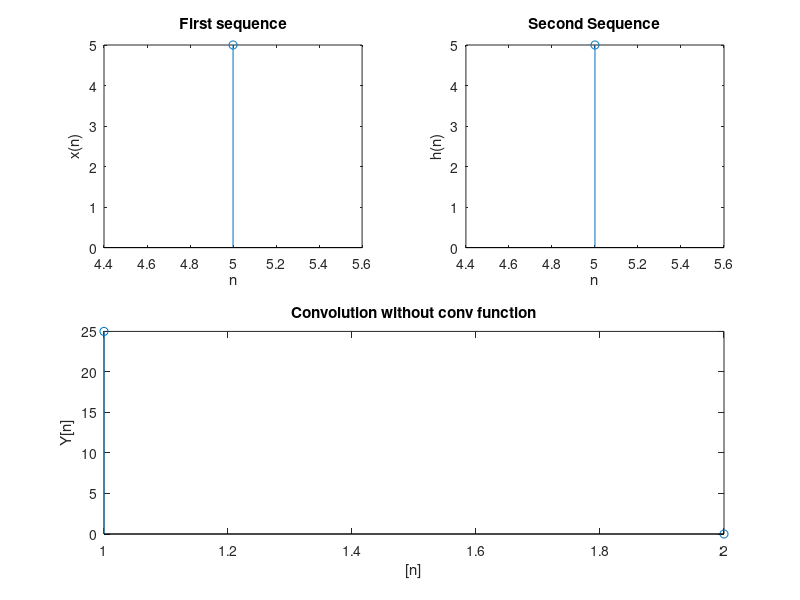

Write the MATLAB code that produced this figure.
clc
clear all
close all
x=input('Enter the first sequence: ');
l1=input('Enter the lower limit: ');
u1=input('Enter the upper limit: ');
x1=l1:1:u1;
h=input('Enter the second sequence: ');
l2=input('Enter the lower limit: ');
u2=input('Enter the upper limit: ');
h1=l2:1:u2;
l=l1+l2;
u=u1+u2;
n=l:1:u;
s=numel(n);
i=1;
for i=1:s
y(i)=0;
for k=1:numel(x)
if (i+1-k)<=0
y(i)=y(i)+(x(k)*0);
else if (i+1-k)>numel(h)
y(i)=y(i)+(x(k)*0);
else
y(i)=y(i)+(x(k)*h(i+1-k));
k=k+1;
end
end
end
i=i+1;
end
disp(y);
subplot(2,2,1);
stem(x1,x);
title('First sequence');
xlabel('n');ylabel('x(n)');
subplot(2,2,2);
stem(h1,h);
title('Second Sequence');
xlabel('n');ylabel('h(n)');
subplot(2,2,[3 4]);
stem(n,y);
title('Convoluted sequence');
xlabel('n');ylabel('y(n)');



X = input('Enter x: '); %input vector X and H
H = input('Enter h: ') ;
LenX = length(X); %defining their lenghts
LenH = length(H);
y = zeros(1,LenX+LenH); %defing vector y of zeroes and of size
% lenth of X + length of H
t = zeros(1,LenH); % definign a vector t of same length as H
for i = 1:LenH+LenX-1 % Running a for loop from 1 to length of Y -1
if i<=LenX % till I IS Lesser then length of X i.e overlap about to begin
t(1)= X(i); % put x(i) on t(1) later it is shifted forwards in the vector t i.e. later t(2)=t(1)

for j = 1:LenH % in the if condition a for loop from 1 to length of H
y(i) = y(i) + H(j)*t(j); % summing for all H(j)*t(j) and putting it at y(1) or y(2) or Y(i) in first iteration
% i.e. for i=1 only firt multiplication would
% be non zero rest all zeroes.
end

for k = LenH:-1:2 % shifting old value of t(i) to t(i+1) now there would me 1+ non zeroes values in t
% this cycle would continue until i is lesser then
% length X i.e. overlap increasing every iteration less
% and less non zero vales in t every iteration
t(k) = t(k-1);
end

else % now when all of the T is non zero which means 100% overlap in else overlap would start to decrease between T and H
% T is basically X
t(1)= 0;
for j = 1:LenH % Now we start filling up Zeroes in T i.e. overlap began to decrease now and each iteration it would decrease
% i.e T moving to left until there is no more
% over lap
y(i) = y(i) + (H(j)*t(j)); % in this for loop we multiply all respective vales of h and t and add the
% putting it at y(1) or y(2) or Y(i) in first iteration
end

for k = LenH:-1:2 %% here just like similar loop above t where we were filling up t with vales of x
%now we are filling up zeroos in t i.e. over lap decreasing
t(k) = t(k-1);
end

end

end

ly=length(y)
indices=[ly]
for i=1:ly
indices(i)=i;
end
disp (y); %displays vector y.

disp (indices); % displays vector indices.

stem(y);
ylabel('Y[n]');
xlabel('[n]');
title('Convolution without conv function');